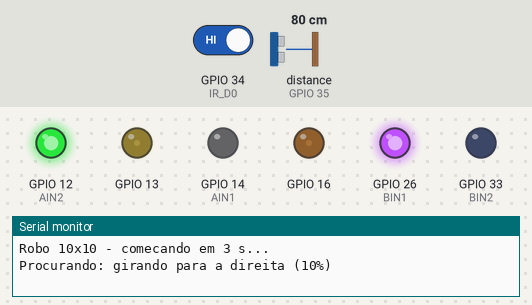
The sketch below on a simulated ESP32. On the bench: output pins drawn as LEDs (lit = HIGH), the last lines printed to the serial monitor. Wiring (from diagram.json): ultrasonic range finder: trigger GPIO 22; echo GPIO 35. Dashed ring = blinking. The inputs (shaded band) are chosen by the test bench; at power-on: GPIO 34 (IR_D0) HIGH, distance to the obstacle (sensor on GPIO 35) 80 cm. The echo pulse lasts 58.3 µs per cm; pins used as bus, display or sensor lines are not drawn.

Above: at 4.2 s.
4.3 s: GPIO 34 (IR_D0) driven LOW
At 4.46 s:
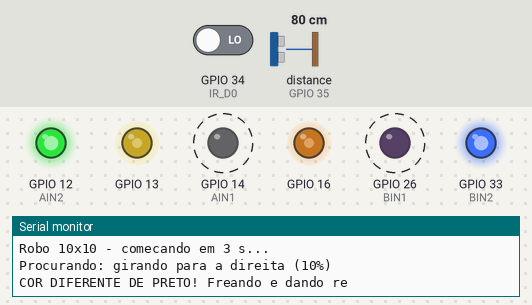
7.3 s: GPIO 34 (IR_D0) driven HIGH
At 7.43 s:
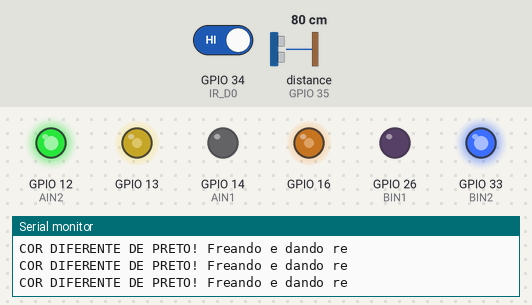
9.0 s: distance to the obstacle (sensor on GPIO 35) set to 53 cm
10.5 s: distance to the obstacle (sensor on GPIO 35) set to 42 cm
At 11.7 s:
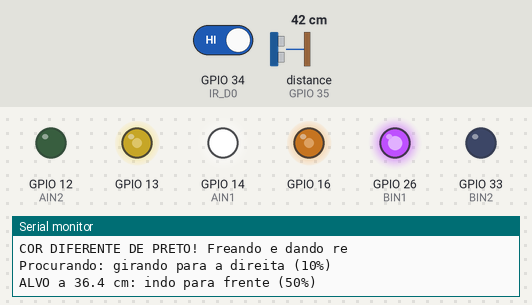
12.0 s: distance to the obstacle (sensor on GPIO 35) set to 13 cm
13.5 s: distance to the obstacle (sensor on GPIO 35) set to 10 cm
At 14.7 s:
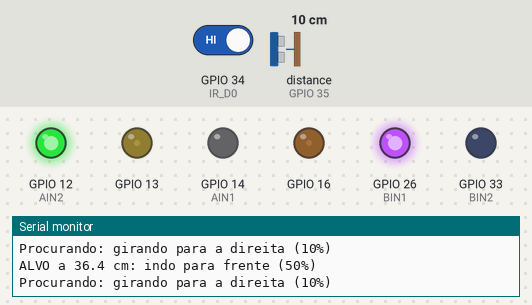
Timing chart, 0 to 16.1 s (numbered marks = the images above; inputs shaded):
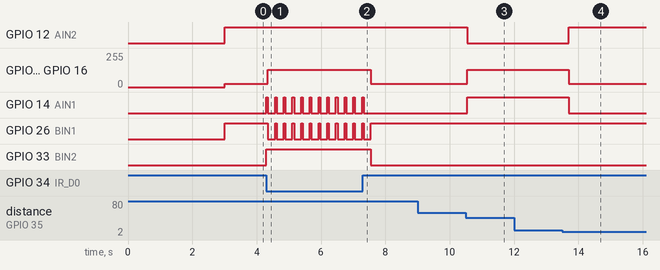

The sketch:

sketch.ino
```cpp
// Robô 10x10 — derrubar a garrafa (ESP32 DevKit 38 pinos)
// Mesmas portas do esquemático Robo10x10 (KiCad) e da placa soldada.
//
// Comportamento:
//  - Procurando: gira devagar para a direita (10%) até o ultrassônico ver algo a até 40 cm.
//  - Alvo encontrado: vai para frente em direção a ele (50%).
//  - Infravermelho (na frente do robô) vê qualquer cor que não seja preta: freia na hora,
//    dá ré e volta a procurar.

// HC-SR04 (ultrassônico)
const int TRIG = 22;   // direto no ESP32
const int ECHO = 35;   // passa pelo level shifter: HV1 -> LV1

// TCRT5000 (infravermelho), saída D0
const int IR_D0 = 34;  // passa pelo level shifter: HV4 -> LV4. Preto = HIGH, outra cor = LOW

// TB6612FNG — motor A = direito, motor B = esquerdo. STBY fica ligado direto no 3V3.
const int PWMA = 13, AIN1 = 14, AIN2 = 12;  // amarelo, branco, verde
const int PWMB = 16, BIN1 = 26, BIN2 = 33;  // cinza, roxo, azul

const int BUSCA = 26;            // 10% de 255
const int ATAQUE = 128;          // 50% de 255
const float DIST_ALVO_CM = 40;   // distância de "encontro"
const unsigned long ESPERA_INICIO_MS = 3000;  // tempo para soltar o robô na arena
const int RE = 128;                  // força da ré ao ver a borda (50%)
const unsigned long FREIO_MS = 50;   // freio antes da ré, para matar o embalo para frente
const unsigned long RE_MS = 220;     // duração da ré: ajuste no robô real

// Se no robô real um motor girar para trás quando deveria ir para frente, troque o dele para true.
const bool INVERTE_DIREITO = false;
const bool INVERTE_ESQUERDO = false;

// vel > 0 = frente, vel < 0 = ré, 0 = solto
void motor(int pwm, int in1, int in2, int vel, bool inverte) {
  if (inverte) vel = -vel;
  digitalWrite(in1, vel > 0);
  digitalWrite(in2, vel < 0);
  analogWrite(pwm, abs(vel));
}

void mover(int esq, int dir) {
  motor(PWMA, AIN1, AIN2, dir, INVERTE_DIREITO);
  motor(PWMB, BIN1, BIN2, esq, INVERTE_ESQUERDO);
}

// IN1 = IN2 = HIGH no TB6612 = freio (curto no motor): para mais rápido do que só cortar o PWM.
void freiar() {
  digitalWrite(AIN1, HIGH);
  digitalWrite(AIN2, HIGH);
  digitalWrite(BIN1, HIGH);
  digitalWrite(BIN2, HIGH);
}

void setup() {
  Serial.begin(115200);
  // G12 precisa ficar em LOW: é pino de boot do ESP32.
  for (int p : {PWMA, AIN1, AIN2, PWMB, BIN1, BIN2, TRIG}) {
    pinMode(p, OUTPUT);
    digitalWrite(p, LOW);
  }
  pinMode(ECHO, INPUT);
  pinMode(IR_D0, INPUT);  // G34 não tem pull-up interno; o level shifter já faz esse papel

  Serial.println("Robo 10x10 - comecando em 3 s...");
  delay(ESPERA_INICIO_MS);
}

bool alvo = false;
int estado = -1;      // último movimento aplicado: 0 = busca, 1 = ataque, -1 = reaplicar
float distancia = -1;
bool echoAnterior = false;
unsigned long inicioEcho = 0, ultimoDisparo = 0, ultimaMedida = 0;

void loop() {
  // 1) Borda da arena: checada a cada volta do loop (alguns microssegundos), antes de tudo.
  if (digitalRead(IR_D0) == LOW) {
    freiar();
    Serial.println("COR DIFERENTE DE PRETO! Freando e dando re");
    delay(FREIO_MS);
    mover(-RE, -RE);
    delay(RE_MS);
    // Medida antiga do ultrassônico não vale mais: só ataca de novo com uma leitura nova.
    alvo = false;
    estado = -1;
    return;  // se ainda não estiver no preto, a próxima volta repete freio + ré
  }

  // 2) Ultrassônico sem travar o loop: mede o pulso de ECHO pelas bordas de subida e descida.
  bool echo = digitalRead(ECHO);
  if (echo && !echoAnterior) inicioEcho = micros();
  if (!echo && echoAnterior) {
    distancia = (micros() - inicioEcho) / 58.0;
    alvo = distancia <= DIST_ALVO_CM;
    ultimaMedida = millis();
  }
  echoAnterior = echo;

  // Novo disparo a cada 60 ms (mínimo do HC-SR04), só com o ECHO em repouso.
  if (!echo && millis() - ultimoDisparo >= 60) {
    digitalWrite(TRIG, HIGH);
    delayMicroseconds(10);
    digitalWrite(TRIG, LOW);
    ultimoDisparo = millis();
  }
  if (millis() - ultimaMedida > 200) alvo = false;  // sensor sem resposta = sem alvo

  // 3) Movimento: só mexe nos motores quando o estado muda.
  if (alvo != estado) {
    estado = alvo;
    if (alvo) {
      mover(ATAQUE, ATAQUE);
      Serial.printf("ALVO a %.1f cm: indo para frente (50%%)\n", distancia);
    } else {
      mover(BUSCA, -BUSCA);
      Serial.println("Procurando: girando para a direita (10%)");
    }
  }
}
```

Measured:
- the behaviour switches between 48 and 47 cm on distance to the obstacle (sensor on GPIO 35) (found by bisection; images 2 and 3)
- the behaviour switches between 12 and 11 cm on distance to the obstacle (sensor on GPIO 35) (found by bisection; images 3 and 4)
- after the input at 4.3 s, GPIO 13, GPIO 16: 26/255 → 128/255 after 0.05 s; GPIO 14 (AIN1): alternates HIGH for 0.05 s and LOW for 0.22 s, starting at once; GPIO 26 (BIN1): alternates HIGH for 0.05 s and LOW for 0.22 s, starting after 0.05 s; GPIO 33 (BIN2): LOW → HIGH at once
- after the input at 7.3 s, GPIO 13, GPIO 16: 128/255 → 26/255 after 0.24 s; GPIO 14 (AIN1): goes on until 7.3 s, then stays LOW; GPIO 26 (BIN1): goes on until 7.5 s, then stays HIGH; GPIO 33 (BIN2): HIGH → LOW after 0.24 s
- after the input at 9.0 s, every drawn part: stays the same
- after the input at 10.5 s, GPIO 12 (AIN2): HIGH → LOW after 0.05 s; GPIO 13, GPIO 16: 26/255 → 128/255 after 0.05 s; GPIO 14 (AIN1): LOW → HIGH after 0.05 s
- after the input at 12.0 s, every drawn part: stays the same
- after the input at 13.5 s, GPIO 12 (AIN2): LOW → HIGH after 0.20 s; GPIO 13, GPIO 16: 128/255 → 26/255 after 0.20 s; GPIO 14 (AIN1): HIGH → LOW after 0.20 s
